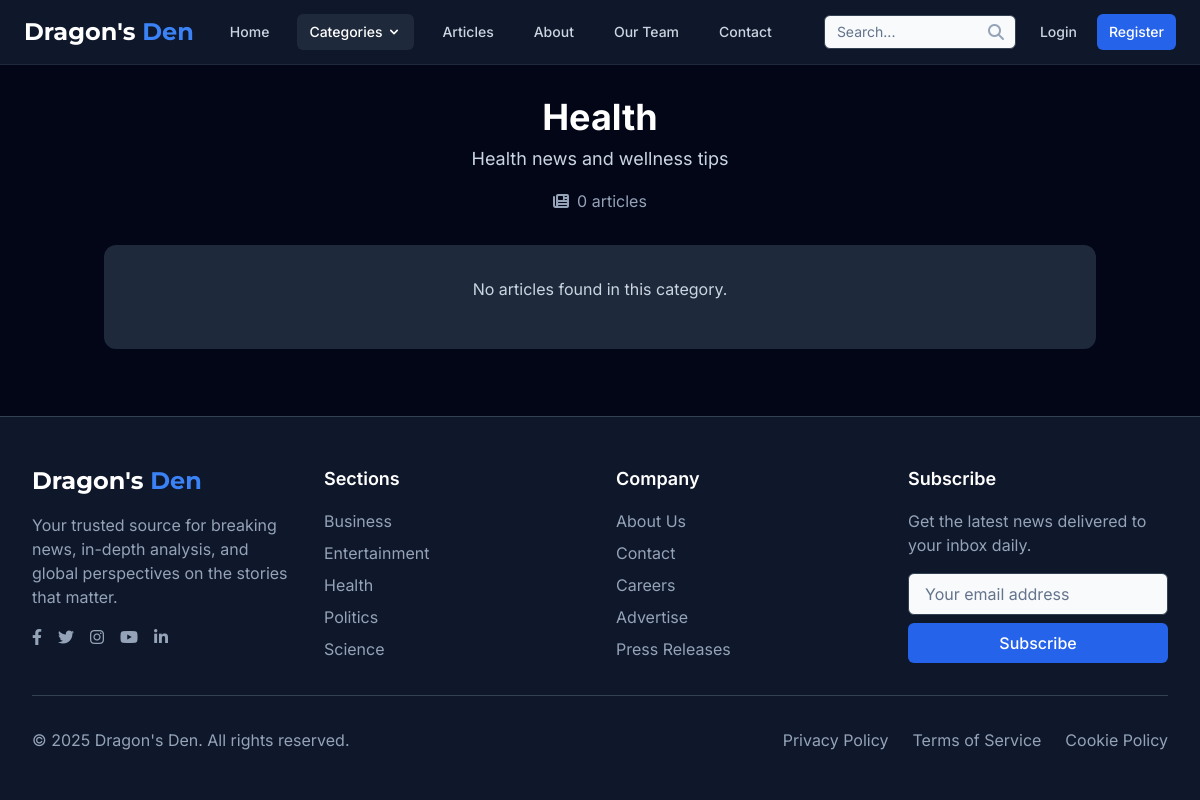
The page /category.php?id=4 on the database its author committed.
### tables this page shows
CREATE TABLE IF NOT EXISTS categories (
    id INT AUTO_INCREMENT PRIMARY KEY,
    name VARCHAR(50) NOT NULL UNIQUE,
    slug VARCHAR(50) NOT NULL UNIQUE,
    description TEXT,
    created_at DATETIME NOT NULL,
    updated_at DATETIME
);

### category.php (the view, shortened to what this page needs)
<?php
require_once 'includes/db.php';
$category = null;
$articles = [];
if (isset($_GET['id'])) {
    $category_id = (int)$_GET['id'];
    $stmt = $pdo->prepare("SELECT * FROM categories WHERE id = ?");
    $stmt->execute([$category_id]);
    $category = $stmt->fetch();
} elseif (isset($_GET['slug'])) {
    $category_slug = $_GET['slug'];
    $stmt = $pdo->prepare("SELECT * FROM categories WHERE slug = ?");
    $stmt->execute([$category_slug]);
    $category = $stmt->fetch();
}
if ($category) {
    $stmt = $pdo->prepare("
        SELECT a.*, u.username as author_name
        FROM articles a
        JOIN users u ON a.user_id = u.id
        WHERE a.category_id = ?
        ORDER BY a.created_at DESC
    ");
    $stmt->execute([$category['id']]);
    $articles = $stmt->fetchAll();
} else {
    setFlashMessage('error', 'Category not found.');
    header('Location: categories.php');
    exit;
}
$article_count = count($articles);
include 'includes/header.php';
?>
<main class="container mx-auto px-4 py-8">
    <div class="max-w-5xl mx-auto">
        <div class="mb-8 text-center">
            <h1 class="text-4xl font-bold text-white mb-2"><?= htmlspecialchars($category['name']) ?></h1>
            <?php if (!empty($category['description'])): ?>
                <p class="text-dark-300 text-lg"><?= htmlspecialchars($category['description']) ?></p>
            <?php endif; ?>
            <div class="mt-4 text-dark-400">
                <span class="inline-flex items-center">
                    <i class="fas fa-newspaper mr-2"></i>
                    <?= $article_count ?> article<?= $article_count != 1 ? 's' : '' ?>
                </span>
            </div>
        </div>
        <?php if (empty($articles)): ?>
            <div class="bg-dark-800 rounded-xl p-8 text-center">
                <p class="text-dark-300 mb-4">No articles found in this category.</p>
            </div>
        <?php endif; ?>
    </div>
</main>
<?php include 'includes/footer.php'; ?>

### includes/footer.php (shortened to what this page needs)
<footer class="bg-dark-900 text-dark-300 mt-auto border-t border-dark-700">
        <div class="max-w-7xl mx-auto px-4 sm:px-6 lg:px-8 py-12">
            <div class="grid grid-cols-1 md:grid-cols-2 lg:grid-cols-4 gap-8">
                <div>
                    <a href="index.php" class="flex-shrink-0 flex items-center mb-4">
                        <span class="font-display text-2xl font-bold text-white">Dragon's <span class="text-primary-500">Den</span></span>
                    </a>
                    <p class="text-dark-400 mb-4">Your trusted source for breaking news, in-depth analysis, and global perspectives on the stories that matter.</p>
                    <div class="flex space-x-4">
                        <a href="#" class="text-dark-400 hover:text-white transition-colors">
                            <i class="fab fa-facebook-f"></i>
                        </a>
                        <a href="#" class="text-dark-400 hover:text-white transition-colors">
                            <i class="fab fa-twitter"></i>
                        </a>
                        <a href="#" class="text-dark-400 hover:text-white transition-colors">
                            <i class="fab fa-instagram"></i>
                        </a>
                        <a href="#" class="text-dark-400 hover:text-white transition-colors">
                            <i class="fab fa-youtube"></i>
                        </a>
                        <a href="#" class="text-dark-400 hover:text-white transition-colors">
                            <i class="fab fa-linkedin-in"></i>
                        </a>
                    </div>
                </div>
                <div>
                    <h3 class="text-lg font-semibold text-white mb-4">Sections</h3>
                    <ul class="space-y-2">
                        <?php
                        $stmt = $pdo->prepare("SELECT * FROM categories ORDER BY name LIMIT 5");
                        $stmt->execute();
                        $footer_categories = $stmt->fetchAll();
                        foreach($footer_categories as $category):
                        ?>
                        <li>
                            <a href="category.php?id=<?= $category['id'] ?>" class="text-dark-400 hover:text-white transition-colors">
                                <?= htmlspecialchars($category['name']) ?>
                            </a>
                        </li>
                        <?php endforeach; ?>
                    </ul>
                </div>
                <div>
                    <h3 class="text-lg font-semibold text-white mb-4">Company</h3>
                    <ul class="space-y-2">
                        <li><a href="about.php" class="text-dark-400 hover:text-white transition-colors">About Us</a></li>
                        <li><a href="contact.php" class="text-dark-400 hover:text-white transition-colors">Contact</a></li>
                        <li><a href="careers.php" class="text-dark-400 hover:text-white transition-colors">Careers</a></li>
                        <li><a href="advertise.php" class="text-dark-400 hover:text-white transition-colors">Advertise</a></li>
                        <li><a href="press.php" class="text-dark-400 hover:text-white transition-colors">Press Releases</a></li>
                    </ul>
                </div>
                <div>
                    <h3 class="text-lg font-semibold text-white mb-4">Subscribe</h3>
                    <p class="text-dark-400 mb-4">Get the latest news delivered to your inbox daily.</p>
                    <form class="space-y-2">
                        <div>
                            <input type="email" placeholder="Your email address" class="newsletter-input w-full px-4 py-2 rounded-md bg-dark-800 border border-dark-700 text-white placeholder-dark-400 focus:outline-none focus:ring-2 focus:ring-primary-500 focus:border-transparent">
                        </div>
                        <button type="submit" class="w-full px-4 py-2 bg-primary-600 hover:bg-primary-700 text-white font-medium rounded-md transition-colors focus:outline-none focus:ring-2 focus:ring-primary-500 focus:ring-offset-2 focus:ring-offset-dark-900">
                            Subscribe
                        </button>
                    </form>
                </div>
            </div>
            <div class="border-t border-dark-700 mt-8 pt-8 flex flex-col md:flex-row justify-between items-center">
                <p class="text-dark-400">&copy; <?= date('Y') ?> Dragon's Den. All rights reserved.</p>
                <div class="mt-4 md:mt-0 flex space-x-6">
                    <a href="privacy-policy.php" class="text-dark-400 hover:text-white transition-colors">Privacy Policy</a>
                    <a href="terms-of-service.php" class="text-dark-400 hover:text-white transition-colors">Terms of Service</a>
                    <a href="cookie-policy.php" class="text-dark-400 hover:text-white transition-colors">Cookie Policy</a>
                </div>
            </div>
        </div>
    </footer>
</body>
</html>

### assets/css/style.css (style rules this page uses)
.dark input[type="text"], .dark input[type="email"], .dark input[type="password"], .dark textarea, .dark select { color: #1e293b; background-color: #f8fafc; }
.dark input[type="text"]::placeholder, .dark input[type="email"]::placeholder, .dark input[type="password"]::placeholder, .dark textarea::placeholder, .dark select::placeholder { color: #64748b; }

### includes/header.php (style rules this page uses)
.dark input[type="text"], .dark input[type="email"], .dark input[type="password"], .dark textarea, .dark select { color: #1e293b; background-color: #f8fafc; }
.dark input[type="text"]::placeholder, .dark input[type="email"]::placeholder, .dark input[type="password"]::placeholder, .dark textarea::placeholder, .dark select::placeholder { color: #64748b; }

### rows shown on the page
categories: name "Health", description "Health news and wellness tips"
categories: name "Business"
categories: name "Entertainment"
categories: name "Politics"
categories: name "Science"

### other values the page prints
$article_count "0"
